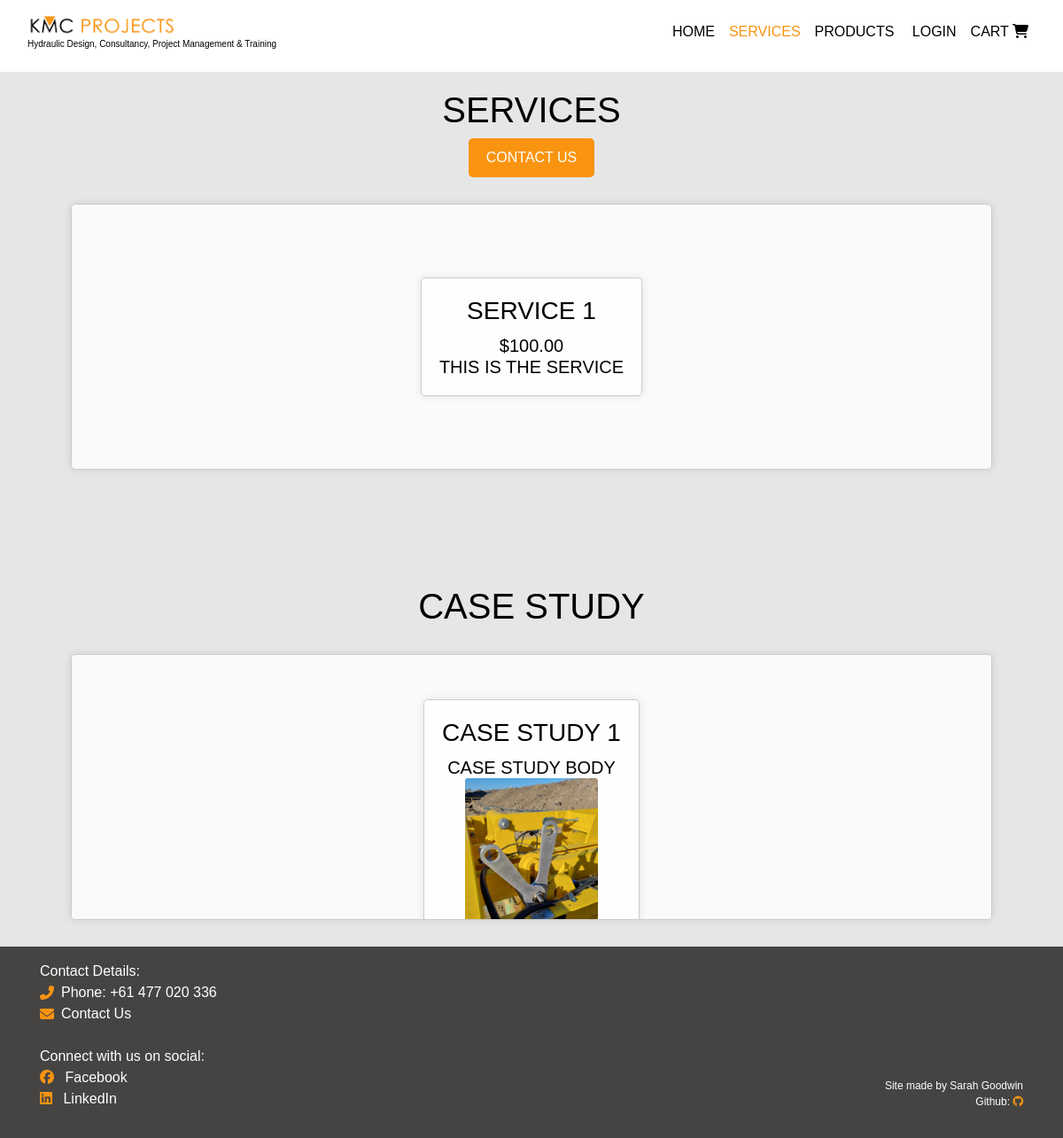
/services/, run on an earlier commit of the app's database.
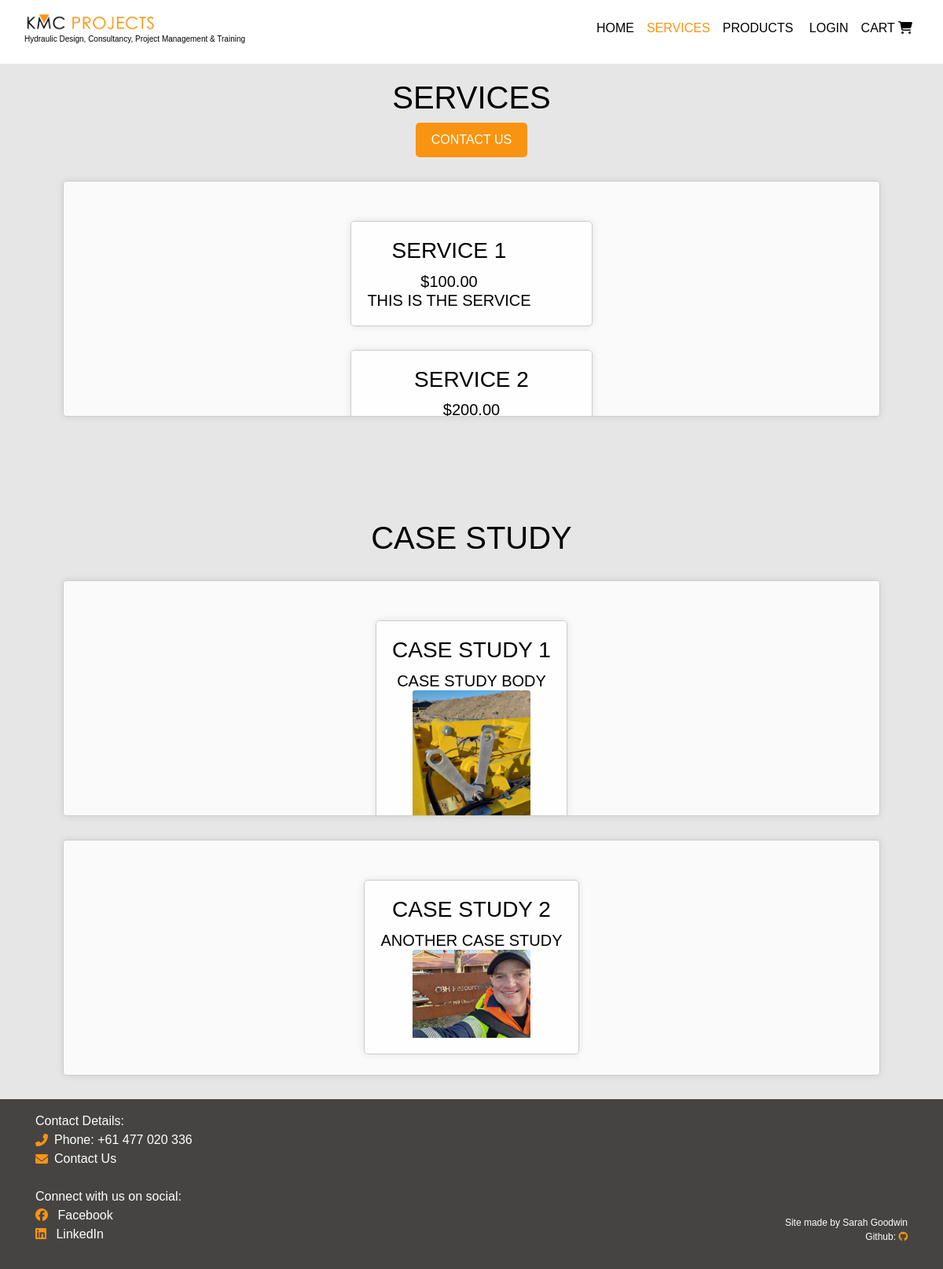
And on a later commit of the database.
### services/models.py (models this page shows, shortened)
class Services(models.Model):
    name = models.CharField(max_length=100)
    sku = models.CharField(max_length=254, null=True, blank=True, unique=True)
    description = models.TextField(max_length=250)
    price = models.DecimalField(max_digits=6, decimal_places=2)
    created_on = models.DateTimeField(auto_now_add=True)
    updated_on = models.BooleanField(default=False)

class CaseStudy(models.Model):
    title = models.CharField(max_length=100)
    sku = models.CharField(max_length=254, null=True, unique=True)
    body = models.TextField()
    image = models.ImageField(null=True, blank=True)
    created_on = models.DateTimeField(auto_now_add=True)
    updated_on = models.BooleanField(default=False)

### services/views.py (the view)
# urls.py: path('', views.ServiceList, name='services'),
def ServiceList(request):
    services = Services.objects.all()
    casestudies = CaseStudy.objects.all()
    return render(request, 'services/services.html', {'services': services, 'casestudies': casestudies})

### services/templates/services/services.html (shortened to what this page needs)
{% extends "base.html" %}
{% load static %}
{% block content %}
<div class="content-wrapper">
    <h1 class="about-heading">Services</h1>
    <a href="{% url 'contact' %}" class="contact-button">Contact Us</a>
    <div class="homepage-box">
        <div class="service-text">
            <h1 class="homepage-text">
                {% for service in services %}
                    <div class="services-box">
                        <div class="services-list">
                            <div class="services-details">
                                <h3 class="product-name">{{ service.name }}</h3>
                                <p class="lead mb-0">${{ service.price }}</p>
                                <p class="lead mb-0">{{ service.description }}</p>
                            </div>
                        </div>
                    </div>
                {% endfor %}
            </div>
        </div>
    </div>
<div class="content-wrapper">
    <h1 class="about-heading">Case Study</h1>
    {% for casestudy in casestudies %}
    <div class="homepage-box">
        <div class="service-text">
            <h1 class="homepage-text">
                <div class="services-box">
                    <div class="services-list">
                        <div class="services-details">
                            <h3 class="product-name">{{ casestudy.title }}</h3>
                            <p class="lead mb-0">{{ casestudy.body }}</p>
                            {% if casestudy.image %}
                            <a href="">
                                <img class="card-img-top img-fluid item-img" src="{{ casestudy.image.url }}" alt="{{ casestudy.title }}">
                            </a>
                            {% else %}
                            <a href="">
                                <img class="card-img-top img-fluid" src="" alt="{{ casestudy.title }}">
                            </a>
                            {% endif %}
                        </div>
                    </div>
                </div>
            </div>
        </div>
    {% endfor %}
</div>
{% endblock %}

### templates/base.html (shortened to what this page needs)
{% load static %}
{% url 'home' as home_url %}
{% url 'services' as services_url %}
{% url 'cart' as cart_url %}
{% url 'items' as items_url %}
{% url 'account_login' as login_url %}
{% url 'account_signup' as signup_url %}
{% url 'account_logout' as logout_url %}
<!doctype html>
<html lang="en">
  <head>
{% block corecss %}
    <link rel="stylesheet" href="https://stackpath.bootstrapcdn.com/bootstrap/4.4.1/css/bootstrap.min.css">
    <link rel="stylesheet" href="https://use.typekit.net/qlo3ytp.css">
    <link rel="stylesheet" href="{% static '/css/base.css' %}">
    {% endblock %}
</head>
<body>
    <header class="container-fluid fixed-top">
        <div id="topnav" class="row bg-white pt-lg-2">
            <div class="col-lg-4 my-auto py-1 py-lg-0 text-center text-lg-left">
                <a href="{% url 'home' %}" class="nav-link main-logo-link">
                    <img class="logo-img" src="{% static 'images/logo.png' %}" alt="kmc project logo image">
                    <p class="tagline">Hydraulic Design, Consultancy, Project Management & Training</p>
                </a>
            </div>
            <div class="col-lg-8">
                <nav class="navbar navbar-expand-lg justify-content-end">
                    <div class="collapse navbar-collapse" id="navbarNav">
                        <ul class="navbar-nav ml-auto">
                            <li class="nav-item">
                                <a class="nav-link {% if request.path == '/' %}active{% endif %}" href="{% url 'home' %}">Home</a>
                            </li>
                            <li class="nav-item">
                                <a class="nav-link {% if request.path == '/services/' %}active{% endif %}" href="{% url 'services' %}">Services</a>
                            </li>
                            <li class="nav-item dropdown">
                                <a class="nav-link {% if request.path == '/items/' %}active{% endif %}" href="{% url 'items' %}" id="navbarDropdown" role="button" data-toggle="dropdown" aria-haspopup="true" aria-expanded="false">
                                  Products
                                </a>
                              </li>
                             {% if user.is_authenticated %}
                             <li class="nav-item">
                                <a class="nav-link" href="#">Your Account</a>
                            </li>
                            {% if user.is_staff %}
                             <li class="nav-item">
                                <a class="nav-link" href="#">Add Case Study</a>
                            </li>
                            <li class="nav-item">
                                <a class="nav-link" href="#">Add Services</a>
                            </li>
                            {% endif %}
                            <li class="nav-item">
                                <a class="nav-link {% if request.path == logout_url %}active" aria-current="page{% endif %}" href="{% url 'account_logout' %}">Logout</a>
                            </li>
                            {% else %}
                            <li class="nav-item">
                                <a class="nav-link {% if request.path == '/account/login/' %}active{% endif %}" href="{% url 'account_login' %}">Login</a>
                            </li>
                            {% endif %}
                            <li class="nav-item">
                                <a class="nav-link {% if request.path == '/cart/' %}active{% endif %}" href="{% url 'cart' %}">Cart
                                    <i class="fa-solid fa-cart-shopping"></i>
                                </a>
                            </li>
                        </ul>
                    </div>
                </nav>
            </div>
        </div>
    </header>
    {% block content %}
    {% endblock %}
<footer class="footer mt-auto py-3 dark-bg">
    <div class="container">
        <div class="row">
            <div class="col-md-6">
                <ul class="list-unstyled d-flex flex-column">
                    <li class="d-flex flex-row align-items-center">
                        Contact Details:
                    </li>
                    <li class="d-flex flex-row align-items-center">
                        <i class="fas fa-phone-alt mr-2"></i><a href="tel: +61477020336">Phone: +61 477 020 336</a>
                    </li>
                    <li class="d-flex flex-row align-items-center">
                        <i class="fas fa-envelope mr-2"></i> <a href="{% url 'contact' %}">Contact Us</a>
                    </li>
                    <br>
                    <li class="d-flex flex-row align-items-center">
                        Connect with us on social:
                    </li>
                    <li class="d-flex flex-row align-items-center">
                        <a href="https://www.facebook.com/kmc.projects.admin/" target="_blank" rel="noopener" aria-label="KMC Facebook page"><i class="fab fa-facebook mr-2"></i> Facebook</a>
                    </li>
                    <li class="d-flex flex-row align-items-center">
                        <a href="https://www.linkedin.com/in/kevmccaffrey?originalSubdomain=nz" target="_blank" rel="noopener" aria-label="Linkedin Kevin McCaffrey"><i class="fab fa-linkedin mr-2"></i> LinkedIn</a>
                    </li>
                </ul>
            </div>
            <div class="col-md-6 text-right site-creator">
                <ul class="list-unstyled d-flex flex-column">
                    <li>
                        {% block copyright %}Site made by Sarah Goodwin{% endblock copyright %}
                    </li>
                    <li>
                        <a href="https://github.com/sarahgoodwin93" target="_blank" rel="noopener" aria-label="Github Page">Github: <i class="fab fa-github"></i></a>
                    </li>
                </ul>
            </div>
        </div>
    </div>
</footer>
</body>
</html>

### static/css/base.css (style rules this page uses)
body { font-family: 'proxima-nova', sans-serif; font-style: normal; font-weight: 100; color: black; background-color: #e6e6e6; }
h1, h2 { text-transform: uppercase; }
.logo-img { width: 50%; text-align: center; }
.tagline { text-decoration: none; font-size: 10px; margin-top: 2px; color: black; }
.navbar { display: flex; justify-content: space-between; text-transform: uppercase; text-decoration: none; }
.navbar .navbar-nav .nav-link { color: black; }
.navbar-nav .nav-link.active { color: #f99411; }
.content-wrapper { padding-top: 100px; text-align: center; }
.contact-button { display: inline-block; padding: 10px 20px; background-color: #f99411; color: #fff; text-decoration: none; border-radius: 5px; text-transform: uppercase; }
.homepage-box { display: flex; flex-wrap: wrap; align-items: center; justify-content: center; text-align: center; margin: 30px 80px; background-color: rgba(255, 255, 255, 0.8); border: 1px solid #ccc; padding: 20px; border-radius: 5px; box-shadow: 0 0 10px rgba(0, 0, 0, 0.1); height: 300px; overflow: auto; }
.homepage-text { font-size: 15px; color: black; }
.services-box { margin: 30px 80px; background-color: rgba(255, 255, 255, 0.8); border: 1px solid #ccc; padding: 20px; border-radius: 5px; box-shadow: 0 0 10px rgba(0, 0, 0, 0.1); display: flex; }
.services-list { display: flex; align-items: center; }
.item-img { max-width: 150px; height: auto; }
.product-name { margin-bottom: 10px; }
.footer i { color: #f99411; }
.footer a { text-decoration: none; color: white; }
.fa-github { text-decoration: none; color: #f99411; }
footer { color: white; background-color: #464443; }
.site-creator { display: flex; flex-direction: column; justify-content: flex-end; }
.site-creator li { font-size: 12px; color: white; }

What changed in the data, as far as the page shows it:
added Services: name "SERVICE 2", price "200.00"
added CaseStudy: title "CASE STUDY 2", body "ANOTHER CASE STUDY", image (picture)
